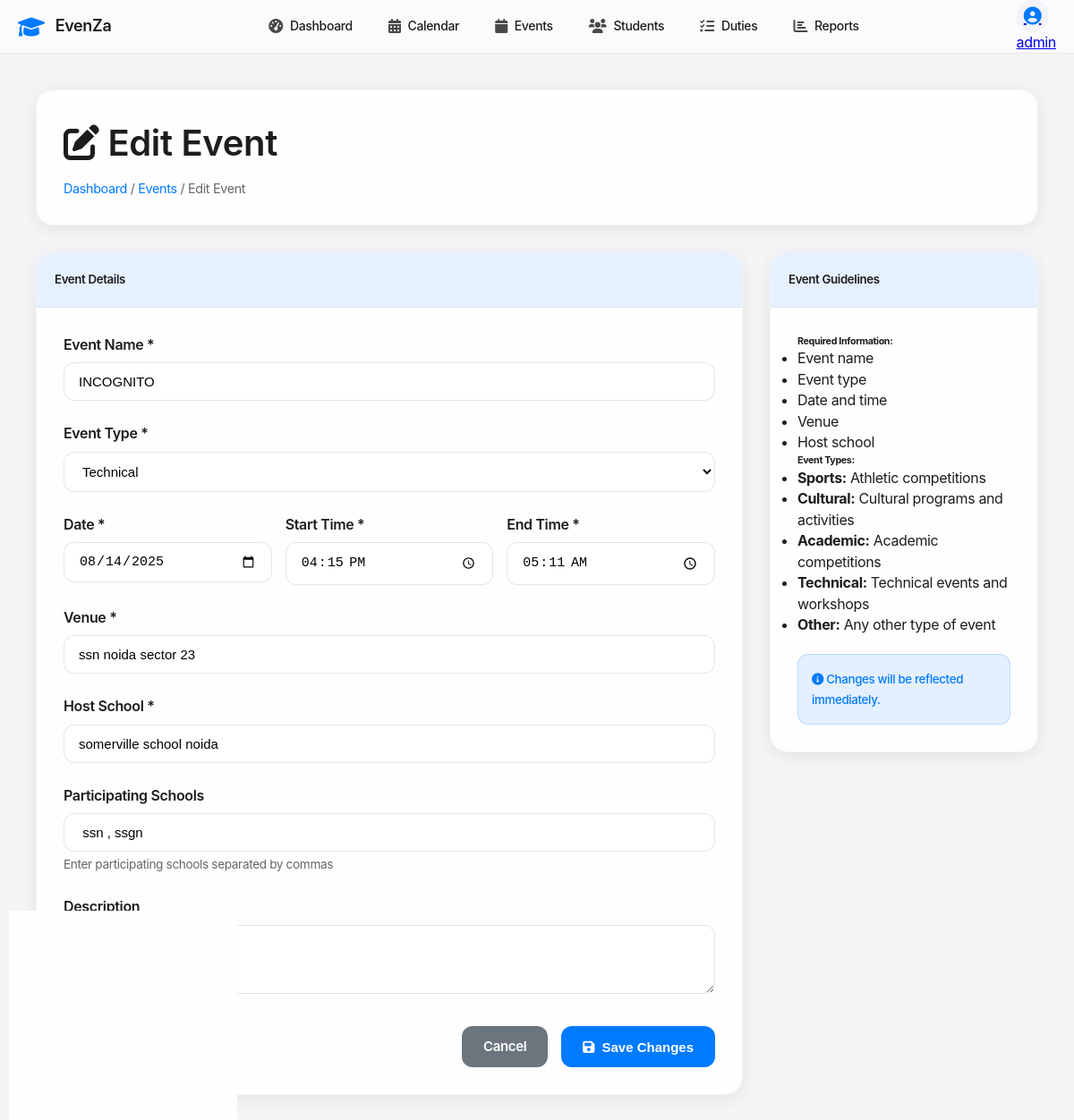
Screenshot of /events/1/edit (signed in) with the database file from the repository.
### tables this page shows
CREATE TABLE events (
            id INTEGER PRIMARY KEY AUTOINCREMENT,
            name TEXT NOT NULL,
            type TEXT NOT NULL,
            event_date DATE NOT NULL,
            start_time TIME NOT NULL,
            end_time TIME NOT NULL,
            venue TEXT NOT NULL,
            description TEXT,
            host_school TEXT NOT NULL,
            participating_schools TEXT,
            status TEXT DEFAULT 'upcoming',
            created_at TIMESTAMP DEFAULT CURRENT_TIMESTAMP
        );

### app.py (the view, shortened to what this page needs)
@app.route('/events/<int:id>/edit', methods=['GET', 'POST'])
@login_required
def edit_event(id):
    conn = get_db_connection()
    event = conn.execute('SELECT * FROM events WHERE id = ?', (id,)).fetchone()
    conn.close()
    return render_template('edit_event.html', event=event)

### app.py (called while the page is built)
def get_db_connection():
    conn = sqlite3.connect('events.db')
    conn.row_factory = sqlite3.Row
    return conn

def login_required(f):
    @wraps(f)
    def decorated_function(*args, **kwargs):
        if 'user_id' not in session:
            flash('Please login to access this page', 'error')
            return redirect(url_for('login'))
        return f(*args, **kwargs)
    return decorated_function

### templates/edit_event.html (shortened to what this page needs)
{% extends "base.html" %}
{% block content %}
<div class="edit-event-container">
    <div class="page-header">
        <h1><i class="fas fa-edit"></i> Edit Event</h1>
        <div class="breadcrumb">
            <a href="{{ url_for('dashboard') }}">Dashboard</a> /
            <a href="{{ url_for('events') }}">Events</a> /
            <span>Edit Event</span>
        </div>
    </div>
    <div class="edit-event-grid">
        <div class="edit-event-main">
            <div class="form-card">
                <div class="form-card-header">
                    <h5>Event Details</h5>
                </div>
                <div class="form-card-body">
                    <form method="POST">
                        <div class="form-field">
                            <label for="name">Event Name *</label>
                            <input type="text" id="name" name="name" value="{{ event.name }}" required>
                        </div>
                        <div class="form-field">
                            <label for="type">Event Type *</label>
                            <select id="type" name="type" required>
                                <option value="technical" {% if event.type == 'technical' %}selected{% endif %}>Technical</option>
                            </select>
                        </div>
                        <div class="form-row">
                            <div class="form-field">
                                <label for="event_date">Date *</label>
                                <input type="date" id="event_date" name="event_date" value="{{ event.event_date }}" required>
                            </div>
                            <div class="form-field">
                                <label for="start_time">Start Time *</label>
                                <input type="time" id="start_time" name="start_time" value="{{ event.start_time }}" required>
                            </div>
                            <div class="form-field">
                                <label for="end_time">End Time *</label>
                                <input type="time" id="end_time" name="end_time" value="{{ event.end_time }}" required>
                            </div>
                        </div>
                        <div class="form-field">
                            <label for="venue">Venue *</label>
                            <input type="text" id="venue" name="venue" value="{{ event.venue }}" required>
                        </div>
                        <div class="form-field">
                            <label for="host_school">Host School *</label>
                            <input type="text" id="host_school" name="host_school" value="{{ event.host_school }}" required>
                        </div>
                        <div class="form-field">
                            <label for="participating_schools">Participating Schools</label>
                            <input type="text" id="participating_schools" name="participating_schools"
                                   value="{{ event.participating_schools }}" placeholder="Enter schools separated by commas">
                            <small class="form-help">Enter participating schools separated by commas</small>
                        </div>
                        <div class="form-field">
                            <label for="description">Description</label>
                            <textarea id="description" name="description" rows="3">{{ event.description or '' }}</textarea>
                        </div>
                        <div class="form-actions">
                            <a href="{{ url_for('events') }}" class="btn-secondary">Cancel</a>
                            <button type="submit" class="btn-primary">
                                <i class="fas fa-save"></i> Save Changes
                            </button>
                        </div>
                    </form>
                </div>
            </div>
        </div>
        <div class="edit-event-sidebar">
            <div class="info-card">
                <div class="info-card-header">
                    <h5>Event Guidelines</h5>
                </div>
                <div class="info-card-body">
                    <h6>Required Information:</h6>
                    <ul>
                        <li>Event name</li>
                        <li>Event type</li>
                        <li>Date and time</li>
                        <li>Venue</li>
                        <li>Host school</li>
                    </ul>
                    <h6>Event Types:</h6>
                    <ul>
                        <li><strong>Sports:</strong> Athletic competitions</li>
                        <li><strong>Cultural:</strong> Cultural programs and activities</li>
                        <li><strong>Academic:</strong> Academic competitions</li>
                        <li><strong>Technical:</strong> Technical events and workshops</li>
                        <li><strong>Other:</strong> Any other type of event</li>
                    </ul>
                    <div class="info-alert">
                        <small>
                            <i class="fas fa-info-circle"></i>
                            Changes will be reflected immediately.
                        </small>
                    </div>
                </div>
            </div>
        </div>
    </div>
</div>
{% endblock %}

### static/css/style.css (style rules this page uses)
* { margin: 0; padding: 0; box-sizing: border-box; }
body { font-family: -apple-system, BlinkMacSystemFont, 'Segoe UI', Roboto, Oxygen, Ubuntu, Cantarell, sans-serif; background: #f5f5f7; color: #1d1d1f; line-height: 1.47059; font-weight: 400; letter-spacing: -.022em; }

### templates/base.html (style rules this page uses)
* { margin: 0; padding: 0; box-sizing: border-box; }
body { font-family: -apple-system, BlinkMacSystemFont, 'Segoe UI', Roboto, Oxygen, Ubuntu, Cantarell, sans-serif; background: #f5f5f7; color: #1d1d1f; }

### templates/edit_event.html (style rules this page uses)
.edit-event-container { max-width: 1200px; margin: 0 auto; padding: 20px; }
.page-header { background: rgba(255, 255, 255, 0.9); backdrop-filter: saturate(180%) blur(20px); border-radius: 20px; padding: 30px; margin-bottom: 30px; border: 1px solid rgba(0, 0, 0, 0.04); box-shadow: 0 4px 20px rgba(0, 0, 0, 0.08); }
.page-header h1 { margin: 0 0 10px 0; font-size: 2.5rem; font-weight: 600; color: #1d1d1f; }
.breadcrumb { font-size: 0.9rem; color: #666; }
.breadcrumb a { color: #007aff; text-decoration: none; }
.edit-event-grid { display: grid; grid-template-columns: 1fr 300px; gap: 30px; }
.edit-event-main { min-width: 0; }
.edit-event-sidebar { min-width: 0; }
.form-card, .info-card { background: rgba(255, 255, 255, 0.9); backdrop-filter: saturate(180%) blur(20px); border-radius: 20px; border: 1px solid rgba(0, 0, 0, 0.04); box-shadow: 0 4px 20px rgba(0, 0, 0, 0.08); overflow: hidden; }
.form-card-header, .info-card-header { background: rgba(0, 122, 255, 0.1); padding: 20px; border-bottom: 1px solid rgba(0, 0, 0, 0.04); }
.form-card-header h5, .info-card-header h5 { margin: 0; font-weight: 600; color: #1d1d1f; }
.form-card-body, .info-card-body { padding: 30px; }
.form-field { margin-bottom: 25px; }
.form-field label { display: block; margin-bottom: 8px; font-weight: 600; color: #1d1d1f; }
.form-field input, .form-field select, .form-field textarea { width: 100%; padding: 12px 16px; border: 1px solid rgba(0, 0, 0, 0.1); border-radius: 12px; font-size: 15px; background: rgba(255, 255, 255, 0.8); transition: all 0.3s ease; outline: none; }
.form-row { display: grid; grid-template-columns: 1fr 1fr 1fr; gap: 15px; }
.form-help { display: block; margin-top: 5px; font-size: 0.85rem; color: #666; }
.form-actions { display: flex; gap: 15px; margin-top: 30px; justify-content: flex-end; }
.btn-primary, .btn-secondary { padding: 12px 24px; border: none; border-radius: 12px; font-size: 15px; font-weight: 600; cursor: pointer; text-decoration: none; display: inline-flex; align-items: center; gap: 8px; transition: all 0.3s ease; }
.btn-primary { background: #007aff; color: white; }
.btn-secondary { background: #6c757d; color: white; }
.info-alert { background: rgba(0, 122, 255, 0.1); border: 1px solid rgba(0, 122, 255, 0.2); border-radius: 12px; padding: 15px; margin-top: 20px; }
.info-alert small { color: #007aff; font-weight: 500; }

### rows the page displays
events: name "INCOGNITO", type "Technical", event_date "08/14/2025", start_time "16:15", end_time "05:11", venue "ssn noida sector 23", host_school "somerville school noida", participating_schools "ssn , ssgn"

### other values shown
{{ session.username }} "admin"
